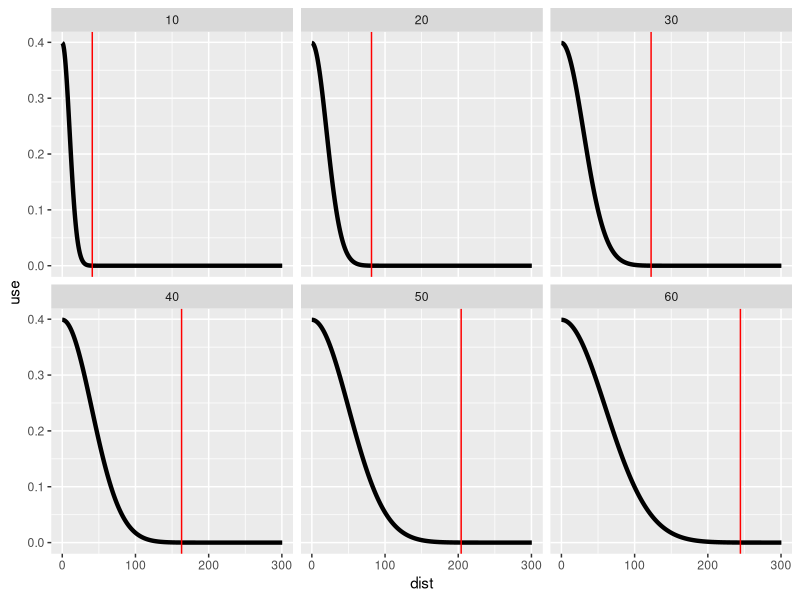
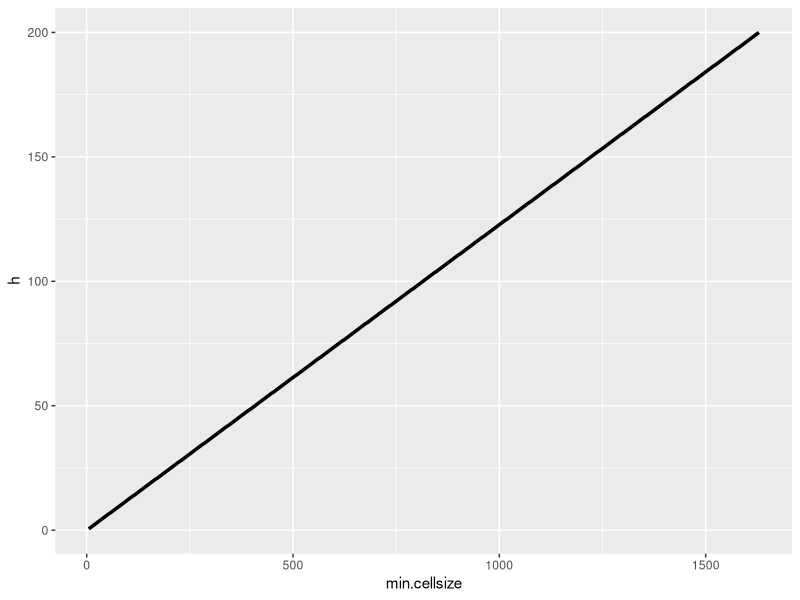

These charts were generated, in order, by the following R code:
#### ~~~~~~~~~~~~~~~~~~~~~~~~~~~~~####

## TRYING TO FIND THE BEST H VALUE ###

#### ~~~~~~~~~~~~~~~~~~~~~~~~~~~~~####

## Steffen oppel, 10 March 2019

library(ggplot2)
library(tidyverse)


## description of how a kernel is calculated: https://cran.r-project.org/web/packages/kdensity/vignettes/tutorial.html

kernel.dens  = function(y, x, h) dnorm((y-x)/h)

### SHORT GRAPHIC EVALUATION ###

x<-0
y<- seq(0,500,0.5)
h<-seq(10,60,10)
heval<-data.frame()
for (i in h){
  dens<-kernel.dens(y,x,i)
  out<-data.frame(dist=y,use=dens, h=i)
  out$min<-min(out$dist[out$use<0.0001])
  heval<-rbind(heval,out)
}

heval %>% arrange(h,dist) %>% filter(dist<301) %>%
ggplot(aes(x=dist,y=use)) + geom_line(size=1.5) +
  facet_wrap("h") +
  geom_vline(aes(xintercept=min), col='red')



#### EXHAUSTIVE EVALUATION OF H VALUE IN RELATION TO CELL SIZE ###

x<-0
y<- seq(0,1000,0.5)
h<-seq(0.5,200,0.5)
heval<-data.frame()
for (i in h){
  dens<-kernel.dens(y,x,i)
  out<-data.frame(dist=y,use=dens)
  out<-data.frame(h=i,dist0UD=min(out$dist[out$use<0.0001]))
  heval<-rbind(heval,out)
}

### PLOT THE RELATIONSHIP BETWEEN H AND MIN CELL SIZE

heval %>% mutate(min.cellsize=2*dist0UD) %>%
  ggplot(aes(y=h,x=min.cellsize)) + geom_line(size=1.2)

### HOW TO FIND MIN H VALUE
heval<-heval %>% mutate(min.cellsize=2*dist0UD) 
summary(lm(h~min.cellsize, data=heval))


#### ~~~~~~~~~~~~~~~~~~~~~~~~~~~~~####
####        CONCLUSION            ####
#### ~~~~~~~~~~~~~~~~~~~~~~~~~~~~~####

# The min H parameter should be 0.1228 times the cell.size of the SpatialPixels over which kernel density is estimated.
# If the H parameter is smaller, then 99.99% of the kernel density will be within a single cell (if the location is at the centre of the cell)
